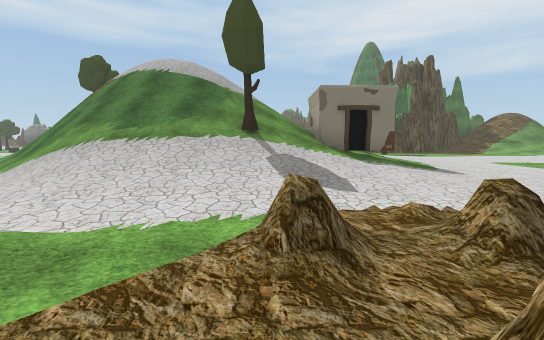
View 1 (above)

22 first-person views from a walk through a scene from a Unity 3-D project. The camera is 1.5 m above the floor, tilts 6° down and sees 90° across. The floor is counted in squares, 2 m on a side. Each view is taken from the middle of a square. On the plan, view 1 faces up. The plan holds only what a view shows up to about 10 squares ahead; the rest is blank. The place goes on beyond the plan. Some animated figures are not drawn. Some surface patterns are stand-ins.

View 2
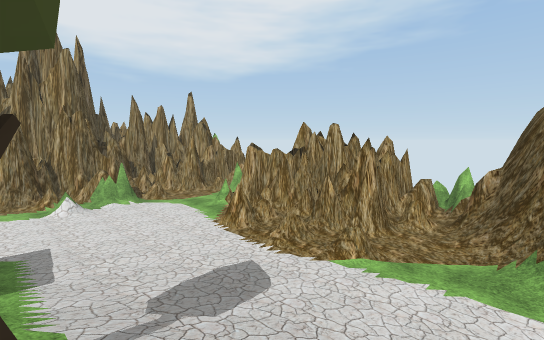

View 3
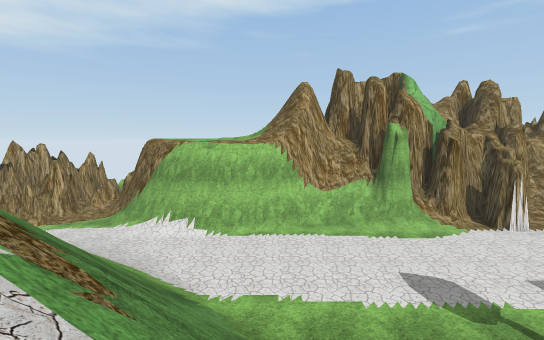

View 4
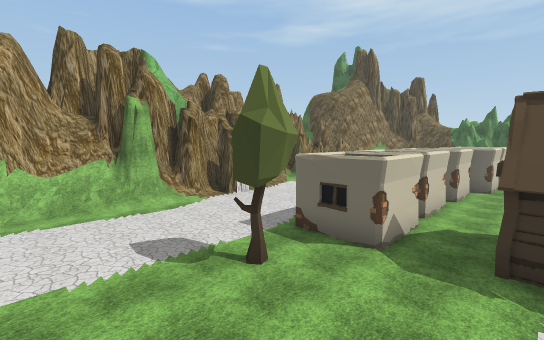

View 5
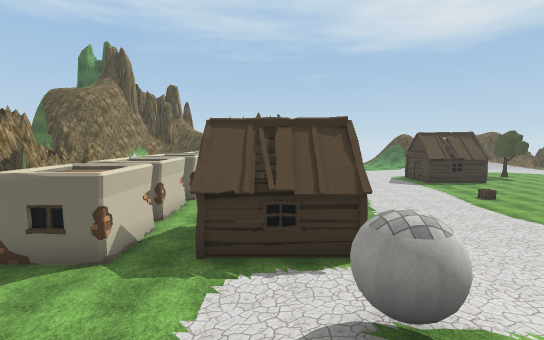

View 6
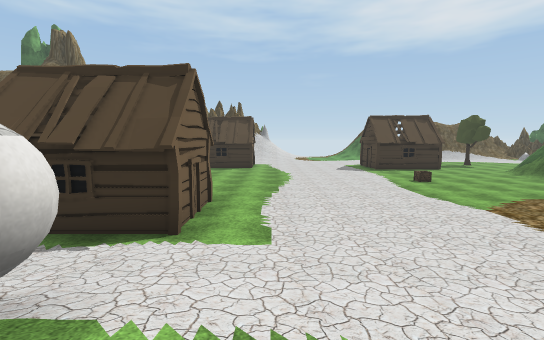

View 7
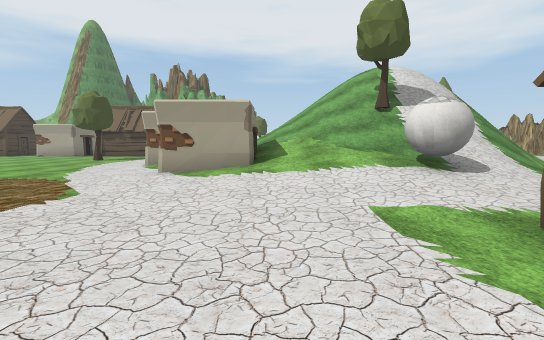

View 8
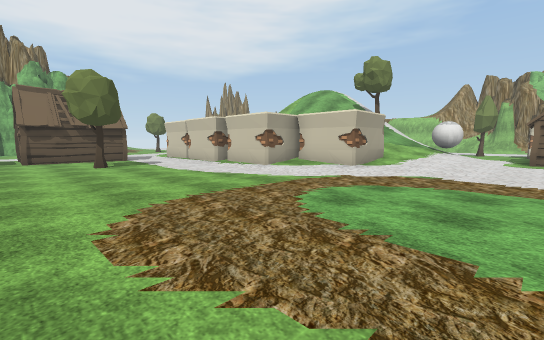

View 9
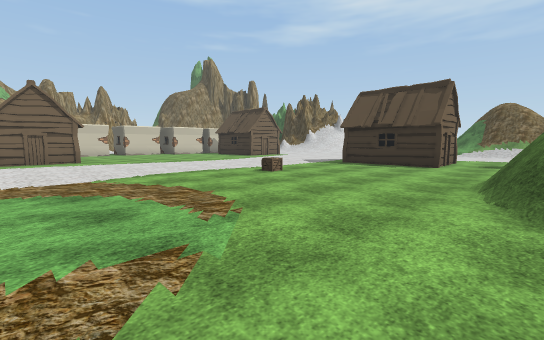

View 10
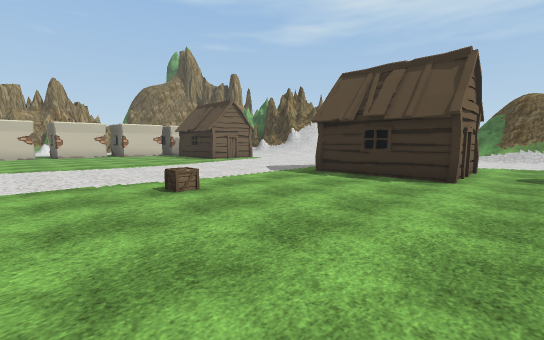

View 11
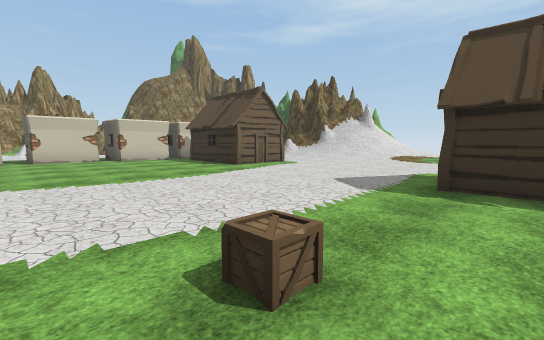

View 12
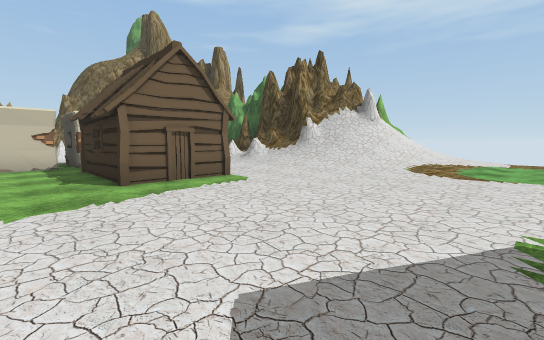

View 13
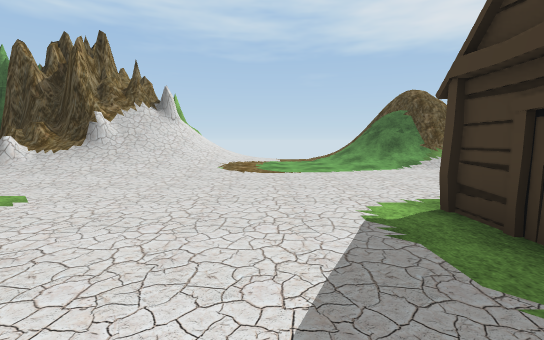

View 14
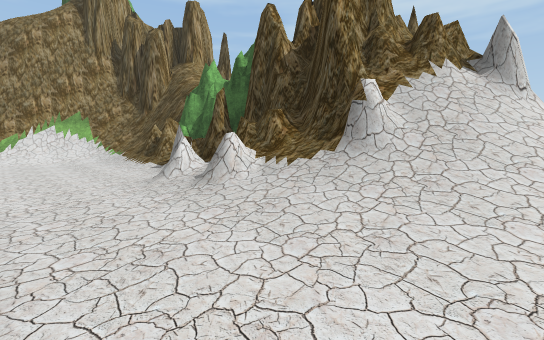

View 15
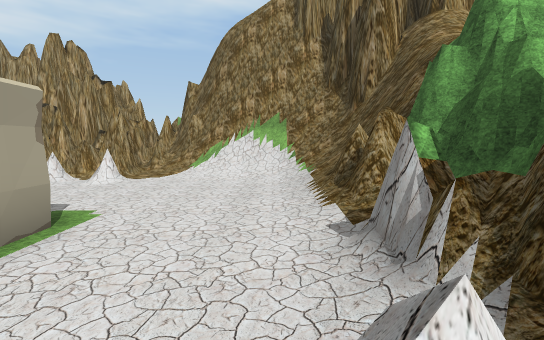

View 16
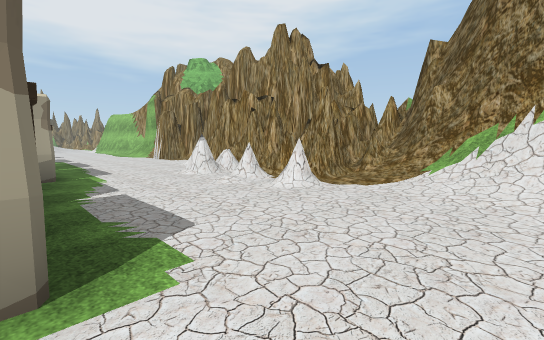

View 17
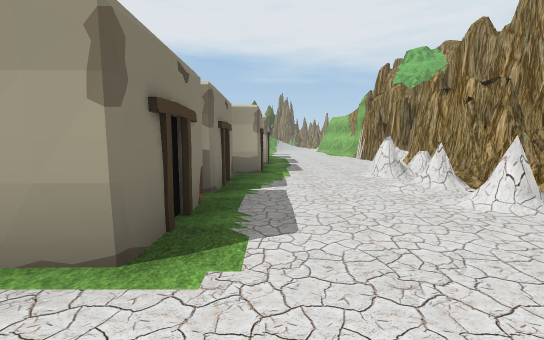

View 18
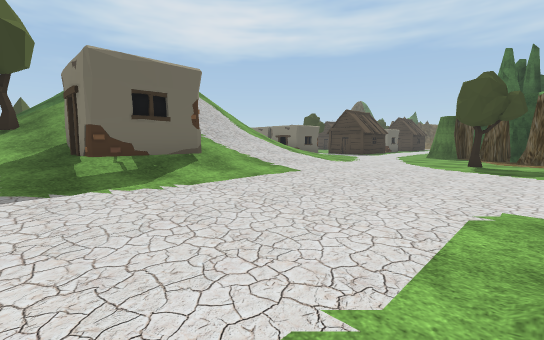

View 19
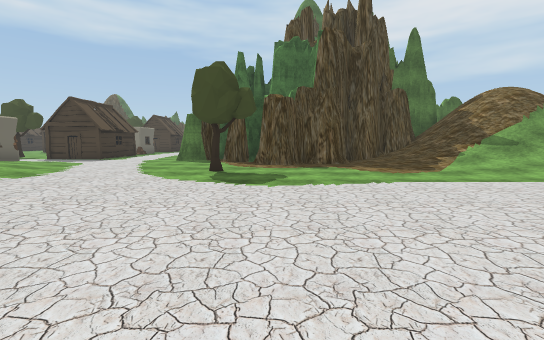

View 20
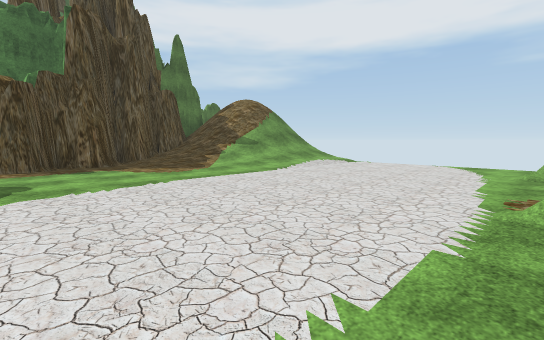

View 21
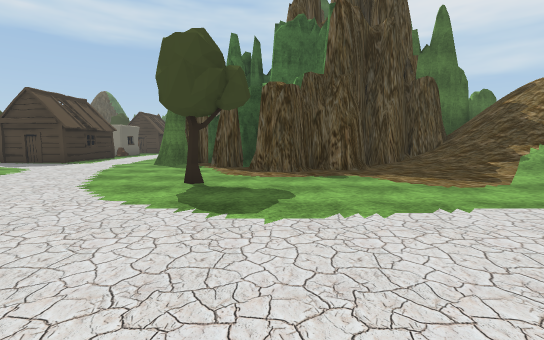

View 22
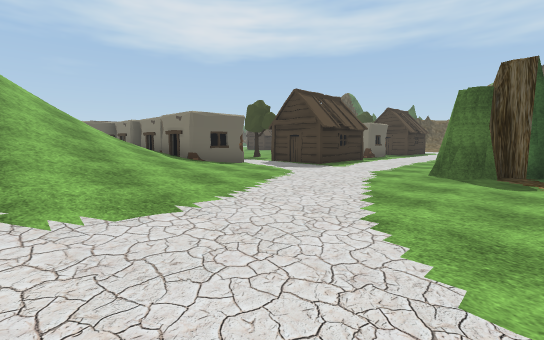

### Floor plan
Key: @ floor where view 1 was taken; # wall or solid block; . main floor; : floor 0.25 m higher than the main floor; / step, stairs or slope; = window, fence, low wall or low ledge; ^ raised ledge; T tree; H hut; C crate; B ball; O other object.
Columns run from 30 left of view 1 to 17 right of it. Each row starts with its distance up from view 1.
 24            ###..................
 23 #/...........................HH...
 22 #/....HHH.................T..H.....
 21 //..    H....................HH....###     ###
 20 //....  H................... ......#.## ####///
 19 /.....HHH...C..........////  ........####///////
 18 .....................::###   #:.......#//.//////
 17 ....................:#OOOOO#O#//........../////
 16 //.................:/OO     /////....T.....///
 15 ///................///////  //////..........///
 14 ////..............://///// ///////:...........//
 13 #///..HH..........//////// ////////.............
 12 ###//. H.......H H:BB/T///   //////:............
 11 ##^=/. H.......H H.///////   ///////............
 10  #//.. H.......HHH..//////     /////............
  9  ##/..  ............./////////// #//......=..=.
  8  ##...#O  O#####O#....//=//////O #/:..=
  7  #/...####. O    #.T.../////////##/....
  6  #/............. .......//////T///:....#
  5  #//...................../////////...==#
  4  #//......................///////:....##
  3  ##///.##.#./..............////::.....##
  2   ###///#.### /.#......####//.=/=#....=
  1     ########  / ########  ###..##=.#..
  0              ##             #/@#####
 -1                             ##=##
 -2                              ###

Positions as (right, up) in squares from view 1, and headings:
1: (0, 0), facing up
2: (-2, 6), facing down-right
3: (-7, 10), facing down
4: (-8, 10), facing down-left
5: (-8, 11), facing left
6: (-9, 14), facing left
7: (-15, 15), facing right
8: (-13, 24), facing down-right
9: (-13, 24), facing down-left
10: (-16, 23), facing down-left
11: (-17, 20), facing down-left
12: (-21, 18), facing down-left
13: (-21, 17), facing left
14: (-25, 14), facing down-left
15: (-27, 10), facing down
16: (-26, 7), facing down-right
17: (-26, 6), facing right
18: (8, 6), facing up-left
19: (8, 9), facing up
20: (8, 9), facing up-right
21: (8, 11), facing up
22: (6, 13), facing up-left
